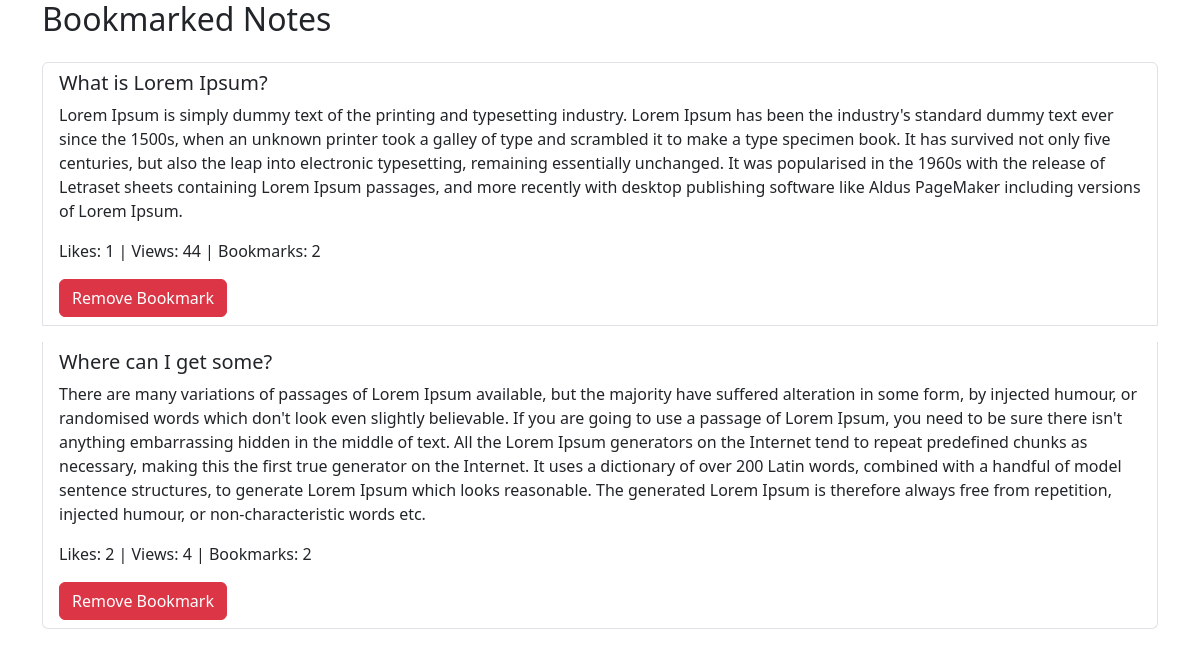
Screenshot of /bookmarks.php (signed in) with the database file from the repository.
### tables this page shows
CREATE TABLE `notes` (
  `id` int(11) NOT NULL,
  `user_id` int(11) NOT NULL,
  `title` varchar(255) NOT NULL,
  `content` text NOT NULL,
  `category` varchar(100) NOT NULL,
  `bookmarks` int(11) NOT NULL,
  `likes` int(11) NOT NULL,
  `views` int(11) NOT NULL,
  `created_at` timestamp NOT NULL DEFAULT current_timestamp()
);

### bookmarks.php (the view, shortened to what this page needs)
<?php
include 'db.php';
$user_id = isset($_SESSION['user_id']) ? $_SESSION['user_id'] : null;
$query = "SELECT n.id, n.title, n.content, n.likes, n.views, n.bookmarks FROM bookmarks b JOIN notes n ON b.note_id = n.id WHERE b.user_id = ?";
$stmt = $conn->prepare($query);
$stmt->bind_param("i", $user_id);
$stmt->execute();
$result = $stmt->get_result();
?>
<!DOCTYPE html>
<html lang="en">
<head>
    <link href="https://cdn.jsdelivr.net/npm/bootstrap@5.3.0/dist/css/bootstrap.min.css" rel="stylesheet">
</head>
<body>
    <div class="container mt-10">
        <h2>Bookmarked Notes</h2>
        <div class="list-group mt-2">
            <?php while ($row = $result->fetch_assoc()) { ?>
                <div class="list-group-item mt-3">
                    <h5><?php echo htmlspecialchars($row['title']); ?></h5>
                    <p><?php echo nl2br(htmlspecialchars($row['content'])); ?></p>
                    <p>Likes: <?php echo $row['likes']; ?> | Views: <?php echo $row['views']; ?> | Bookmarks: <?php echo $row['bookmarks']; ?></p>
                    <button class="btn btn-danger remove-bookmark" data-id="<?php echo $row['id']; ?>">Remove Bookmark</button>
                </div>
            <?php } ?>
        </div>
    </div>
</body>
</html>

### rows the page displays
notes: title "What is Lorem Ipsum?", content "Lorem Ipsum is simply dummy text of the printing and typesetting industry. Lorem Ipsum has been the industry's standard dummy text ever since the 1500s, when an unknown printer took a galley of type and scrambled it to make a type specimen book. It has survived not only five centuries, but also the leap into electronic typesetting, remaining essentially unchanged. It was popularised in the 1960s with the release of Letraset sheets containing Lorem Ipsum passages, and more recently with desktop publishing software like Aldus PageMaker including versions of Lorem Ipsum.", likes "1", views "44", bookmarks "2"
notes: title "Where can I get some?", content "There are many variations of passages of Lorem Ipsum available, but the majority have suffered alteration in some form, by injected humour, or randomised words which don't look even slightly believable. If you are going to use a passage of Lorem Ipsum, you need to be sure there isn't anything embarrassing hidden in the middle of text. All the Lorem Ipsum generators on the Internet tend to repeat predefined chunks as necessary, making this the first true generator on the Internet. It uses a dictionary of over 200 Latin words, combined with a handful of model sentence structures, to generate Lorem Ipsum which looks reasonable. The generated Lorem Ipsum is therefore always free from…", likes "2", views "4", bookmarks "2"
